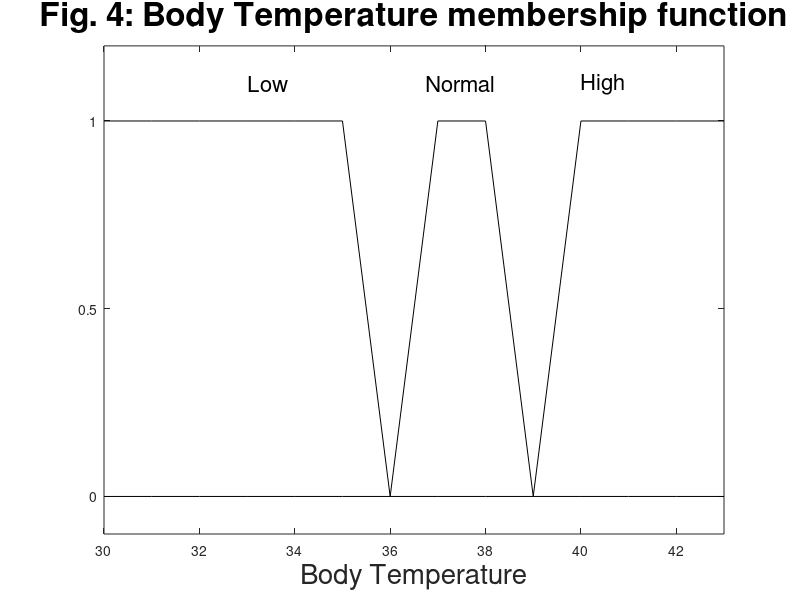

This figure's MATLAB source:
# Fig 4

x   = [30:43];
y   = [1,1,1,1,1,1,0,1,1,0,1,1,1,1];
y2  = [0,0,0,0,0,0,0,0,0,0,0,0,0,0];

plot( x, y,   "color", [0,0,0], 
      x, y2,  "color", [0,0,0]);

title ( "Fig. 4: Body Temperature membership function", 
        "FontSize", 24 );
xlabel ("Body Temperature", 
        "FontSize", 20 );

ylim([-0.1  1.2]);
xlim([30    43]);
yticks([0,0.5,1]);

text (33,     1.1,  "Low",    "FontSize", 16);
text (36.75,  1.1,  "Normal", "FontSize", 16);
text (40,     1.1,  "High",   "FontSize", 16);
